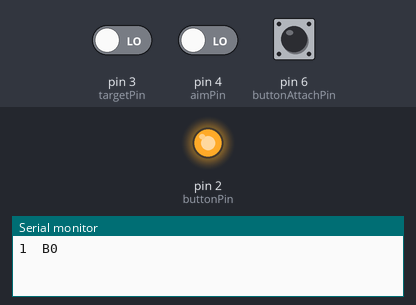
Simulated run of this sketch. Board: Arduino Leonardo, built for the host (arithmetic inside an expression is 32-bit, double 64-bit). On the bench: output pins drawn as LEDs (lit = HIGH), the last lines printed to the serial monitor. Inputs (shaded band) come from the test bench; at power-on: pin 6 (buttonAttachPin) HIGH, pin 3 (targetPin) LOW, pin 4 (aimPin) LOW.

Above: at 1.2 s.
1.3 s: pin 6 (buttonAttachPin) pulled LOW for 0.15 s
At 1.5 s:
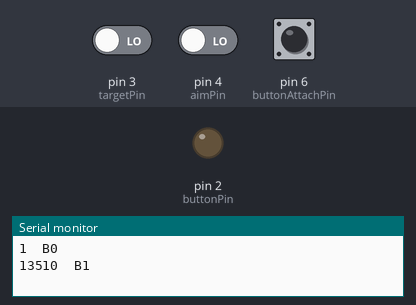
6.1 s: pin 6 (buttonAttachPin) pulled LOW for 3.2 s
At 10.2 s:
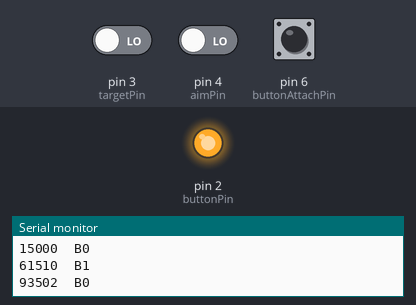
Timing chart, 0 to 11.7 s (numbered marks = the images above; inputs shaded):
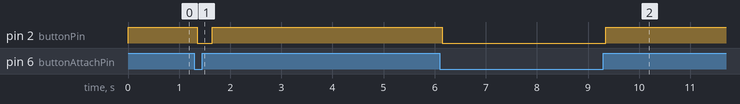

The sketch:

LEDTemporalPointingDriver.ino
```cpp
#include "CircularBuffer.h"

struct Button {
  unsigned long timestamp;
  int value;
};

const int targetPin = 3;
const int aimPin = 4;

const int buttonPin = 2;
const int buttonAttachPin = 6;

bool targetPinState = false;
bool aimPinState = false;
bool buttonPinState = false;

// button debouncer
unsigned long debounceTime = 0;
bool buttonState = false;

unsigned long resetTime = 0;

unsigned long lastMicro;

// implementing button delay
unsigned long latency = 50UL * 1000UL;
unsigned long lastSavedTime = 0;
CircularBuffer<Button, 1000> buffer;  // maximum 500 ms
// to use: buffer.push(Button{ts, value});   /  Button data = buffer.pop();

void setup() {
  // put your setup code here, to run once:
  Serial.begin(115200);
  Serial1.begin(115200);

  pinMode(targetPin, INPUT);
  pinMode(aimPin, INPUT);
  pinMode(buttonPin, OUTPUT);
  pinMode(buttonAttachPin, INPUT);

  targetPinState = digitalRead(targetPin);
  aimPinState = digitalRead(aimPin);

  // assign internal pull-up
  digitalWrite(buttonAttachPin, HIGH);

  lastSavedTime = micros();
}


void loop() {
  // transfer serial messages to the strip driver.
  if (Serial.available() > 0)
  {
    char c = Serial.read();
    if(c == 'l')  // latency command
    {
      latency = readNumber() * 1000;

      if(latency > 500UL * 1000UL)
      {
        Serial.println(F("ERROR: TOO MUCH LATENCY: limit to 500"));
        latency = 500UL * 1000UL;
      }
    }

    Serial1.write(c);
  }

  // time keeping (unit: 100 us = 0.1 ms).
  unsigned long newMicro = micros();
  unsigned long timestamp = (newMicro - lastMicro) / 100UL;
  if(resetTime != 0 && timestamp >= resetTime)
  {
    lastMicro = newMicro;
    resetTime = 0;
    Serial.print(timestamp);
    Serial.println("\tR");
  }

  // add delay
  unsigned long elapsedTimeFromLastSave = newMicro - lastSavedTime;
  int rawButtonValue = digitalRead(buttonAttachPin);
  int buttonValue = rawButtonValue;

  if(elapsedTimeFromLastSave > 500)  // 0.5 ms gaps between each item on buffer
  {
    lastSavedTime = newMicro;
    buffer.push(Button{newMicro, digitalRead(buttonAttachPin)});   // add value to tail
  }

  while(buffer.remain() > 0) // clear the expired data (elapsed more than [latency]) from the queue
  {
    if(newMicro - buffer.peek().timestamp > latency)
    {
      buffer.pop();
    }
    else
      break;
  }
  if(buffer.remain() > 0)
    buttonValue = buffer.peek().value; // assign the delayed button value from the head of the queue.

  // button trigger and debounce
  if(buttonValue == LOW)
  {
    if(buttonState == false)
    {
      debounceTime = newMicro;
      buttonState = true;
    }
  }
  else
  {
    unsigned long dt = newMicro - debounceTime;

    // 300 ms debounce
    if(dt > 300*1000UL && buttonState == true)
    {
      buttonState = false;
    }
  }

  if(buttonValue != buttonPinState)
  {
    buttonPinState = !buttonPinState;

    if(buttonPinState)  // Button pin Raising edge (button off)
    {
      Serial.print(timestamp);
      Serial.println(F("\tB0"));
    }
    else                // Button pin Falling edge (button on)
    {
      Serial.print(timestamp);
      Serial.println(F("\tB1"));
    }
  }

  if(digitalRead(targetPin) != targetPinState)
  {
    targetPinState = !targetPinState;

    if(targetPinState)  // Target pin Raising edge
    {
      Serial.print(timestamp);
      Serial.println(F("\tT1"));
    }
    else                // Target pin Falling edge
    {
      Serial.print(timestamp);
      Serial.println(F("\tT0"));
    }
  }
  if(digitalRead(aimPin) != aimPinState)
  {
    aimPinState = !aimPinState;
    if(aimPinState)   // Aim pin Raising edge
    {
      Serial.print(timestamp);
      Serial.println(F("\tA1"));
    }
    else              // Aim pin Falling edge
    {
      // set timer reset at T+300ms
      resetTime = timestamp + 3000UL;
      Serial.print(timestamp);
      Serial.println(F("\tA0"));
    }
  }

  digitalWrite(buttonPin, !buttonState);
}

unsigned long readNumber()
{
  String inString = "";
  for (int i = 0; i < 10; i++)
  {
    while (Serial.available() == 0);
    int inChar = Serial.read();
    if (isDigit(inChar))
    {
      inString += (char)inChar;
    }

    if (inChar == '\n')
    {
      int val = inString.toInt();
      return (unsigned long)val;
    }
  }

  // flush remain strings in serial buffer
  while (Serial.available() > 0)
  {
    Serial.read();
  }
  return 0UL;
}
```

CircularBuffer.h
```cpp
// (licence header left out)
#ifndef CIRCULARBUFFER_h
#define CIRCULARBUFFER_h
#include <inttypes.h>

template <typename T, uint16_t Size>
class CircularBuffer {
public:
  enum {
    Empty = 0,
    Half = Size / 2,
    Full = Size,
  };

  CircularBuffer() :
    wp_(buf_), rp_(buf_), tail_(buf_+Size),  remain_(0) {}
  ~CircularBuffer() {}
  void push(T value) {
    *wp_++ = value;
    remain_++;
    if (wp_ == tail_) wp_ = buf_;
  }
  T pop() {
    T result = *rp_++;
    remain_--;
    if (rp_ == tail_) rp_ = buf_;
    return result;
  }

  T peek() {
    T result = *rp_;
    return result;
  }
  int remain() const {
    return remain_;
  }

private:
  T buf_[Size];
  T *wp_;
  T *rp_;
  T *tail_;
  uint16_t remain_;
};

#endif
```

Measured:
- after the input at 1.3 s, pin 2 (buttonPin): HIGH → LOW after 0.05 s, → HIGH 0.30 s later
- after the input at 6.1 s, pin 2 (buttonPin): HIGH → LOW after 0.05 s, → HIGH 3.2 s later
